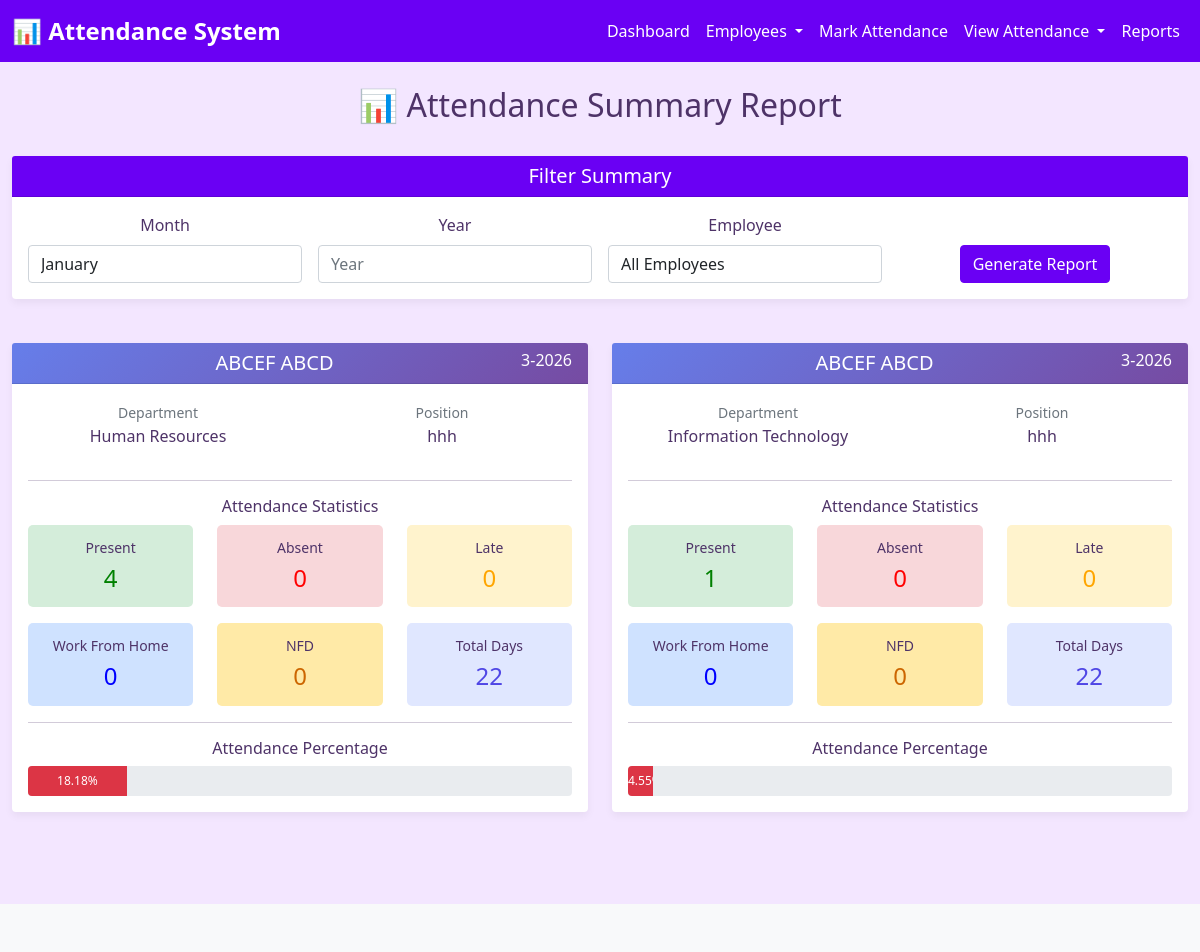
The app's page /attendance/attendance-summary/ with its own data.
### attendance/models.py (models this page shows)
class Employee(models.Model):
    DEPARTMENT_CHOICES = [
        ('HR', 'Human Resources'),
        ('IT', 'Information Technology'),
        ('SALES', 'Sales'),
        ('MARKETING', 'Marketing'),
        ('OPERATIONS', 'Operations'),
        ('FINANCE', 'Finance'),
    ]
    employee_id = models.CharField(
        max_length=10,
        unique=True,
        validators=[RegexValidator(r'^EMP\d{4}$', 'Employee ID must be in format EMPXXXX')]
    )
    first_name = models.CharField(max_length=100)
    last_name = models.CharField(max_length=100)
    email = models.EmailField(unique=True)
    phone = models.CharField(max_length=15)
    department = models.CharField(max_length=20, choices=DEPARTMENT_CHOICES)
    position = models.CharField(max_length=100)
    date_of_joining = models.DateField()
    is_active = models.BooleanField(default=True)
    created_at = models.DateTimeField(auto_now_add=True)
    updated_at = models.DateTimeField(auto_now=True)
    class Meta:
        ordering = ['employee_id']
        verbose_name_plural = "Employees"
    def __str__(self):
        return f"{self.employee_id} - {self.first_name} {self.last_name}"
    def get_full_name(self):
        return f"{self.first_name} {self.last_name}"

### attendance/views.py (the view)
# urls.py: path('attendance-summary/', views.attendance_summary, name='attendance_summary'),
def attendance_summary(request):
    employee_param = request.GET.get('employee')
    form = AttendanceSummaryFilterForm(request.GET)
    summaries = []
    if form.is_valid():
        month = form.cleaned_data.get('month')
        year = form.cleaned_data.get('year')
        employee = form.cleaned_data.get('employee')
        if employee_param:
            try:
                employee = Employee.objects.get(pk=employee_param)
            except Employee.DoesNotExist:
                employee = None
        if not month:
            month = datetime.today().month
        if not year:
            year = datetime.today().year
        employees = Employee.objects.filter(is_active=True)
        if employee:
            employees = employees.filter(pk=employee.pk)
        for emp in employees:
            days_in_month = monthrange(year, month)[1]
            start_date = date(year, month, 1)
            end_date = date(year, month, days_in_month)
            records = Attendance.objects.filter(
                employee=emp,
                attendance_date__gte=start_date,
                attendance_date__lte=end_date
            ).values('status').annotate(count=Count('status'))
            summary = {
                'employee': emp,
                'month': month,
                'year': year,
                'total_days': len([d for d in range(1, days_in_month + 1)
                                 if date(year, month, d).weekday() < 5]),  # Excluding weekends
                'present': 0,
                'absent': 0,
                'absent_reasons': {},
                'working_leave': 0,
                'nfd': 0,
                'late': 0,
            }
            for record in records:
                if record['status'] == 'PRESENT':
                    summary['present'] = record['count']
                elif record['status'] == 'ABSENT':
                    summary['absent'] = record['count']
                elif record['status'] == 'WORKING FROM HOME':
                    summary['working_leave'] = record['count']
                elif record['status'] == 'LATE':
                    summary['late'] = record['count']
            summary['absent_reasons'] = {}
            working_days = summary['total_days'] - summary['working_leave']
            if working_days > 0:
                summary['attendance_percentage'] = round(
                    (summary['present'] / working_days * 100), 2
                )
            else:
                summary['attendance_percentage'] = 0
            summaries.append(summary)
    context = {
        'form': form,
        'summaries': summaries,
    }
    return render(request, 'attendance/attendance_summary.html', context)

### attendance/forms.py
class AttendanceSummaryFilterForm(forms.Form):
    MONTH_CHOICES = [
        (1, 'January'), (2, 'February'), (3, 'March'), (4, 'April'),
        (5, 'May'), (6, 'June'), (7, 'July'), (8, 'August'),
        (9, 'September'), (10, 'October'), (11, 'November'), (12, 'December'),
    ]
    employee = forms.ModelChoiceField(
        queryset=Employee.objects.all(),
        required=False,
        widget=forms.Select(attrs={'class': 'form-control'}),
        empty_label="All Employees"
    )
    month = forms.ChoiceField(
        required=False,
        widget=forms.Select(attrs={'class': 'form-control'}),
        choices=MONTH_CHOICES
    )
    year = forms.IntegerField(
        required=False,
        widget=forms.NumberInput(attrs={'class': 'form-control', 'placeholder': 'Year'}),
    )
    def clean(self):
        cleaned_data = super().clean()
        return cleaned_data

### attendance/templates/attendance/attendance_summary.html (shortened to what this page needs)
{% extends 'base.html' %}
{% block content %}
<div class="row mb-4">
    <div class="col-md-12">
        <h2>📊 Attendance Summary Report</h2>
    </div>
</div>
<div class="row mb-4">
    <div class="col-md-12">
        <div class="card">
            <div class="card-header">
                <h5 class="mb-0">Filter Summary</h5>
            </div>
            <div class="card-body">
                <form method="GET" class="row g-3">
                    <div class="col-md-3">
                        <label for="{{ form.month.id_for_label }}" class="form-label">Month</label>
                        {{ form.month }}
                    </div>
                    <div class="col-md-3">
                        <label for="{{ form.year.id_for_label }}" class="form-label">Year</label>
                        {{ form.year }}
                    </div>
                    <div class="col-md-3">
                        <label for="{{ form.employee.id_for_label }}" class="form-label">Employee</label>
                        {{ form.employee }}
                    </div>
                    <div class="col-md-3" style="padding-top: 32px;">
                        <button type="submit" class="btn btn-primary">Generate Report</button>
                    </div>
                </form>
            </div>
        </div>
    </div>
</div>
{% if summaries %}
<div class="row">
    {% for summary in summaries %}
    <div class="col-md-6 mb-4">
        <div class="card">
            <div class="card-header" style="background: linear-gradient(135deg, #667eea 0%, #764ba2 100%);">
                <h5 class="mb-0" style="color: white;">
                    {{ summary.employee.get_full_name }}
                    <span class="float-end" style="font-size: 0.8em;">{{ summary.month }}-{{ summary.year }}</span>
                </h5>
            </div>
            <div class="card-body">
                <div class="row mb-3">
                    <div class="col-md-6">
                        <small class="text-muted">Department</small>
                        <p>{{ summary.employee.get_department_display }}</p>
                    </div>
                    <div class="col-md-6">
                        <small class="text-muted">Position</small>
                        <p>{{ summary.employee.position }}</p>
                    </div>
                </div>
                <hr>
                <h6>Attendance Statistics</h6>
                <div class="row mb-3">
                    <div class="col-md-4">
                        <div class="stat-box" style="background: #d4edda; padding: 10px; border-radius: 5px; text-align: center;">
                            <small>Present</small>
                            <h4 style="color: green; margin: 5px 0;">{{ summary.present }}</h4>
                        </div>
                    </div>
                    <div class="col-md-4">
                        <div class="stat-box" style="background: #f8d7da; padding: 10px; border-radius: 5px; text-align: center;">
                            <small>Absent</small>
                            <h4 style="color: red; margin: 5px 0;">{{ summary.absent }}</h4>
                        </div>
                    </div>
                    <div class="col-md-4">
                        <div class="stat-box" style="background: #fff3cd; padding: 10px; border-radius: 5px; text-align: center;">
                            <small>Late</small>
                            <h4 style="color: orange; margin: 5px 0;">{{ summary.late }}</h4>
                        </div>
                    </div>
                </div>
                <div class="row mb-3">
                    <div class="col-md-4">
                        <div class="stat-box" style="background: #cfe2ff; padding: 10px; border-radius: 5px; text-align: center;">
                            <small>Work From Home</small>
                            <h4 style="color: blue; margin: 5px 0;">{{ summary.working_leave }}</h4>
                        </div>
                    </div>
                    <div class="col-md-4">
                        <div class="stat-box" style="background: #ffeaa7; padding: 10px; border-radius: 5px; text-align: center;">
                            <small>NFD</small>
                            <h4 style="color: #cc6600; margin: 5px 0;">{{ summary.nfd }}</h4>
                        </div>
                    </div>
                    <div class="col-md-4">
                        <div class="stat-box" style="background: #e0e7ff; padding: 10px; border-radius: 5px; text-align: center;">
                            <small>Total Days</small>
                            <h4 style="color: #4f46e5; margin: 5px 0;">{{ summary.total_days }}</h4>
                        </div>
                    </div>
                </div>
                <hr>
                <div class="row">
                    <div class="col-md-12">
                        <h6>Attendance Percentage</h6>
                        <div class="progress" style="height: 30px;">
                            {% if summary.attendance_percentage >= 90 %}
                                <div class="progress-bar bg-success" role="progressbar" style="width: {{ summary.attendance_percentage }}%">
                                    {{ summary.attendance_percentage }}%
                                </div>
                            {% elif summary.attendance_percentage >= 75 %}
                                <div class="progress-bar bg-warning" role="progressbar" style="width: {{ summary.attendance_percentage }}%">
                                    {{ summary.attendance_percentage }}%
                                </div>
                            {% else %}
                                <div class="progress-bar bg-danger" role="progressbar" style="width: {{ summary.attendance_percentage }}%">
                                    {{ summary.attendance_percentage }}%
                                </div>
                            {% endif %}
                        </div>
                    </div>
                </div>
            </div>
        </div>
    </div>
    {% endfor %}
</div>
{% endif %}
{% endblock %}

### attendance/templates/base.html (style rules this page uses)
body { background-color: #f3e6ff; font-family: 'Segoe UI', Tahoma, Geneva, Verdana, sans-serif; color: #4e3368; text-align: center; }
.card { box-shadow: 0 4px 8px rgba(0,0,0,0.05); border: none; margin-bottom: 20px; }
.card-header { background-color: #6a00f4; color: white; border-radius: 5px 5px 0 0; }
.btn-primary { background-color: #6a00f4; border-color: #6a00f4; }
form .form-control { border-radius: 4px; }

### records on screen
Employee: employee "All Employees", employee.get_full_name "ABCEF ABCD", month "3", year "2026", employee.department "Human Resources", employee.position "hhh", present "4", absent "0", late "0", working_leave "0", nfd "0", total_days "22", attendance_percentage "18.18"
Employee: employee.get_full_name "ABCEF ABCD", month "3", year "2026", employee.department "Information Technology", employee.position "hhh", present "1", absent "0", late "0", working_leave "0", nfd "0", total_days "22", attendance_percentage "4.55"
